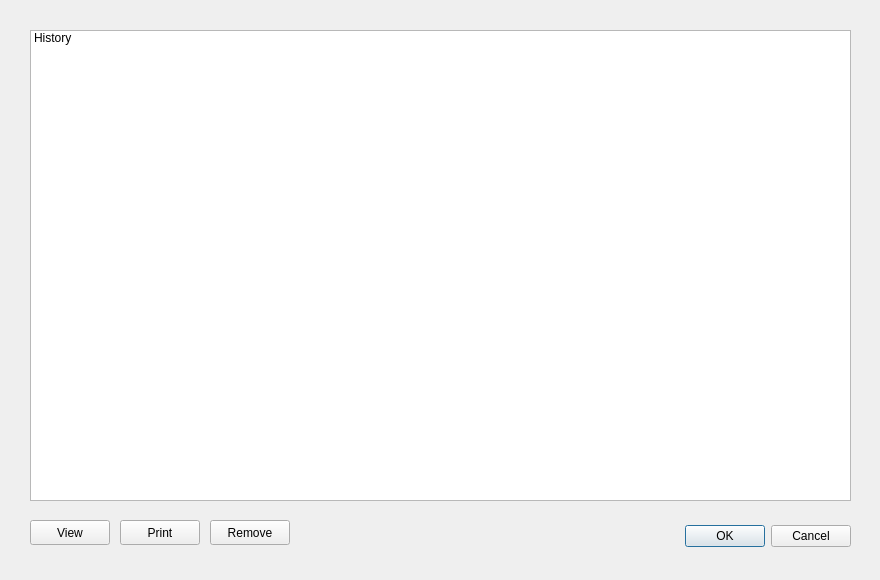
<?xml version="1.0" encoding="UTF-8"?>
<ui version="4.0">
 <class>History</class>
 <widget class="QDialog" name="History">
  <property name="geometry">
   <rect>
    <x>0</x>
    <y>0</y>
    <width>880</width>
    <height>580</height>
   </rect>
  </property>
  <property name="windowTitle">
   <string>Dialog</string>
  </property>
  <widget class="QDialogButtonBox" name="buttonBox">
   <property name="geometry">
    <rect>
     <x>510</x>
     <y>520</y>
     <width>341</width>
     <height>32</height>
    </rect>
   </property>
   <property name="orientation">
    <enum>Qt::Horizontal</enum>
   </property>
   <property name="standardButtons">
    <set>QDialogButtonBox::Cancel|QDialogButtonBox::Ok</set>
   </property>
  </widget>
  <widget class="QListWidget" name="listWidget">
   <property name="geometry">
    <rect>
     <x>30</x>
     <y>30</y>
     <width>821</width>
     <height>471</height>
    </rect>
   </property>
   <item>
    <property name="text">
     <string>History</string>
    </property>
   </item>
  </widget>
  <widget class="QPushButton" name="pushButton">
   <property name="geometry">
    <rect>
     <x>30</x>
     <y>520</y>
     <width>80</width>
     <height>25</height>
    </rect>
   </property>
   <property name="text">
    <string>View</string>
   </property>
  </widget>
  <widget class="QPushButton" name="pushButton_2">
   <property name="geometry">
    <rect>
     <x>120</x>
     <y>520</y>
     <width>80</width>
     <height>25</height>
    </rect>
   </property>
   <property name="text">
    <string>Print</string>
   </property>
  </widget>
  <widget class="QPushButton" name="pushButton_3">
   <property name="geometry">
    <rect>
     <x>210</x>
     <y>520</y>
     <width>80</width>
     <height>25</height>
    </rect>
   </property>
   <property name="text">
    <string>Remove</string>
   </property>
  </widget>
 </widget>
 <resources/>
 <connections>
  <connection>
   <sender>buttonBox</sender>
   <signal>accepted()</signal>
   <receiver>History</receiver>
   <slot>accept()</slot>
   <hints>
    <hint type="sourcelabel">
     <x>248</x>
     <y>254</y>
    </hint>
    <hint type="destinationlabel">
     <x>157</x>
     <y>274</y>
    </hint>
   </hints>
  </connection>
  <connection>
   <sender>buttonBox</sender>
   <signal>rejected()</signal>
   <receiver>History</receiver>
   <slot>reject()</slot>
   <hints>
    <hint type="sourcelabel">
     <x>316</x>
     <y>260</y>
    </hint>
    <hint type="destinationlabel">
     <x>286</x>
     <y>274</y>
    </hint>
   </hints>
  </connection>
 </connections>
</ui>
